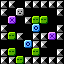

This game map was drawn from its Tiled (.tmx) file and the tilesets committed beside it. A one-line description and the full map source follow:
An orthogonal 8x8 tile map with 8x8 px tiles, 1 tile layer (base).

<map version="1.5" tiledversion="1.7.0" orientation="orthogonal" renderorder="right-down" width="8" height="8" tilewidth="8" tileheight="8" infinite="0" nextlayerid="2" nextobjectid="1">
 <tileset firstgid="1" source="../../dev/editor_tiles.tsx" />
 <layer id="1" name="base" width="8" height="8">
  <data encoding="csv">
1,1,0,1,1,1,1,1,
1,0,2,0,0,0,0,1,
0,4,0,1,3,3,0,0,
1,0,0,0,5,0,0,1,
1,3,1,0,1,1,4,1,
0,0,0,5,1,1,0,0,
1,3,0,0,3,0,0,1,
1,1,3,1,1,1,1,1
</data>
 </layer>
</map>
